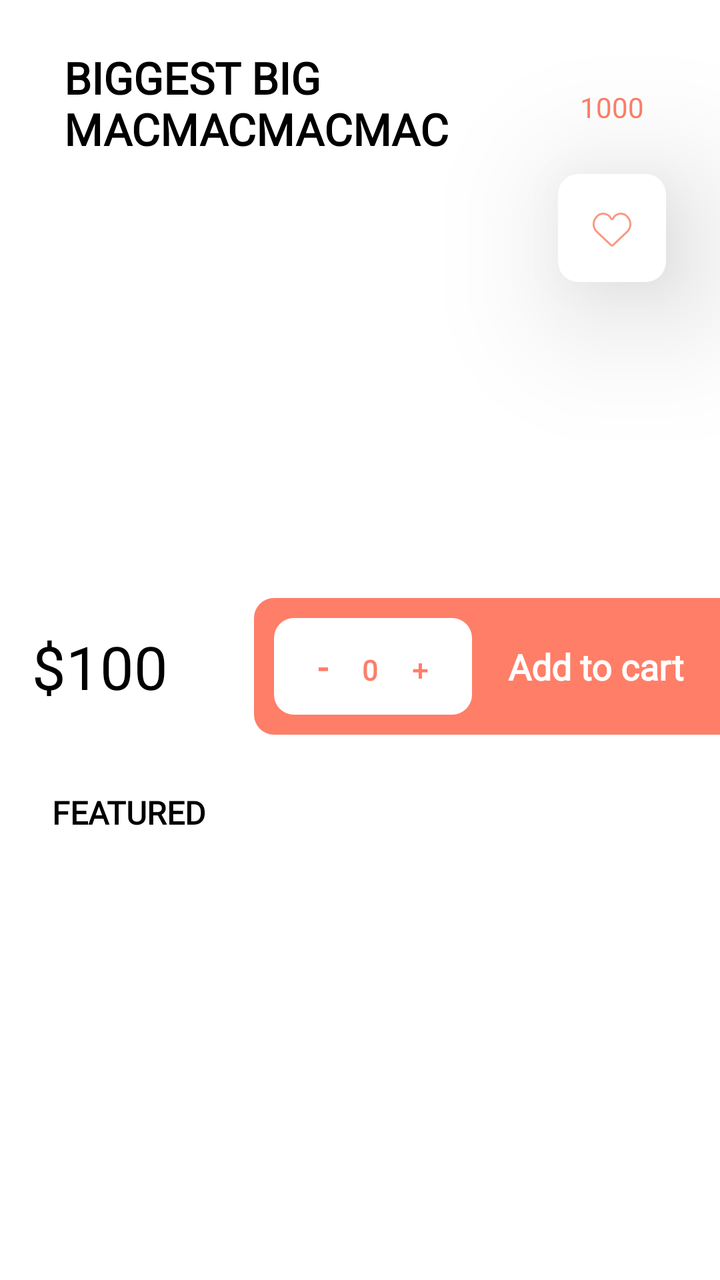
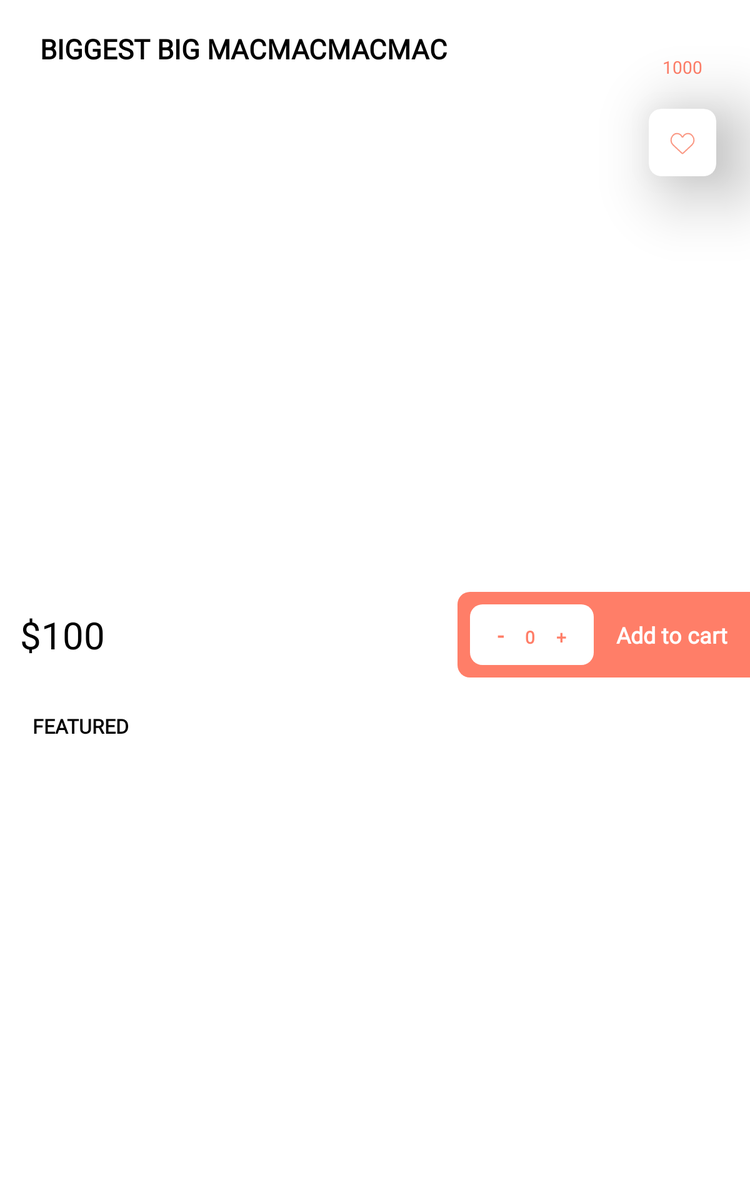

The same Android screen from two of the app's own layout files: first res/layout/ as a phone draws it, then the repository's variant for another configuration, drawn on a device whose configuration selects that folder. Both files follow.
<!-- AndroidManifest.xml: application theme Theme.PodiiOne -->
<!-- res/layout/fragment_details.xml -->
<?xml version="1.0" encoding="utf-8"?>
<androidx.constraintlayout.widget.ConstraintLayout xmlns:android="http://schemas.android.com/apk/res/android"
    xmlns:app="http://schemas.android.com/apk/res-auto"
    xmlns:tools="http://schemas.android.com/tools"
    android:layout_width="match_parent"
    android:layout_height="match_parent"
    tools:context=".DetailsFragment">

    <TextView
        android:id="@+id/title_text"
        android:layout_width="0dp"
        android:layout_height="wrap_content"
        android:layout_marginStart="32dp"
        android:layout_marginTop="24dp"
        android:fontFamily="@font/outfit_regular"
        android:textAllCaps="true"
        android:textColor="?attr/colorOnSurface"
        android:textSize="22dp"
        android:textStyle="bold"
        app:layout_constraintEnd_toStartOf="@+id/guideline"
        app:layout_constraintStart_toStartOf="parent"
        app:layout_constraintTop_toTopOf="parent"
        tools:text="BIGGEST BIG MACMACMACMAC" />

    <ImageView
        android:id="@+id/meal_image"
        android:layout_width="200dp"
        android:layout_height="200dp"
        android:layout_marginTop="8dp"
        android:padding="10dp"
        android:scaleType="fitXY"
        android:src="@drawable/big_mac"
        app:layout_constraintEnd_toStartOf="@+id/guideline"
        app:layout_constraintStart_toStartOf="parent"
        app:layout_constraintTop_toBottomOf="@+id/title_text" />

    <TextView
        android:id="@+id/meal_price_text"
        android:layout_width="wrap_content"
        android:layout_height="wrap_content"
        android:layout_marginStart="8dp"
        android:layout_marginTop="18dp"
        android:fontFamily="@font/outfit_regular"
        android:padding="8dp"
        android:textColor="?attr/colorOnSurface"
        android:textSize="30dp"
        app:layout_constraintStart_toStartOf="parent"
        app:layout_constraintTop_toBottomOf="@+id/meal_image"
        tools:text="$100" />

    <TextView
        android:id="@+id/feature_text"
        android:layout_width="wrap_content"
        android:layout_height="wrap_content"
        android:layout_marginStart="16dp"
        android:layout_marginTop="24dp"
        android:fontFamily="@font/outfit_regular"
        android:padding="10dp"
        android:text="Featured"
        android:textAllCaps="true"
        android:textColor="?attr/colorOnSurface"
        android:textSize="16dp"
        android:textStyle="bold"
        app:layout_constraintStart_toStartOf="parent"
        app:layout_constraintTop_toBottomOf="@+id/meal_price_text" />

    <ImageView
        android:id="@+id/favorite_img"
        android:layout_width="wrap_content"
        android:layout_height="wrap_content"
        android:layout_marginTop="24dp"
        android:background="@drawable/search_background"
        android:backgroundTint="@color/white"
        android:clickable="true"
        android:clipToOutline="true"
        android:elevation="40dp"
        android:padding="15dp"
        android:scaleType="fitXY"
        android:src="@drawable/favorite_colored"
        app:layout_constraintEnd_toEndOf="@+id/cart_img"
        app:layout_constraintStart_toStartOf="@+id/cart_img"
        app:layout_constraintTop_toBottomOf="@+id/cart_img" />


    <androidx.constraintlayout.widget.ConstraintLayout
        android:id="@+id/cart_img"
        android:layout_width="wrap_content"
        android:layout_height="wrap_content"
        android:layout_marginEnd="32dp"
        app:layout_constraintEnd_toEndOf="parent"
        android:background="?android:attr/selectableItemBackgroundBorderless"
        android:clickable="true"
        android:focusable="true"
        app:layout_constraintTop_toTopOf="parent">


        <ImageView
            android:id="@+id/imageView"
            android:layout_width="wrap_content"
            android:layout_height="wrap_content"
            android:background="@drawable/image_background"
            android:backgroundTint="@color/salmon"
            android:clipToOutline="true"
            android:padding="10dp"
            android:scaleType="fitXY"
            android:src="@drawable/shopping_cart_white"
            app:layout_constraintEnd_toEndOf="parent"
            app:layout_constraintStart_toStartOf="parent"
            app:layout_constraintTop_toTopOf="parent" />

        <TextView
            android:id="@+id/badge_text"
            android:layout_width="wrap_content"
            android:layout_height="wrap_content"
            android:fontFamily="@font/outfit_regular"
            android:textAlignment="center"
            android:textColor="@color/salmon"
            app:layout_constraintBottom_toBottomOf="parent"
            app:layout_constraintEnd_toEndOf="@id/imageView"
            app:layout_constraintStart_toStartOf="@+id/imageView"
            app:layout_constraintTop_toBottomOf="@id/imageView"
            android:text="1000" />
    </androidx.constraintlayout.widget.ConstraintLayout>
    
    <androidx.constraintlayout.widget.ConstraintLayout
        android:id="@+id/add_to_cart_holder"
        android:layout_width="wrap_content"
        android:layout_height="wrap_content"
        android:background="@drawable/search_background_cut"
        android:backgroundTint="@color/salmon"
        app:layout_constraintBottom_toBottomOf="@+id/meal_price_text"
        app:layout_constraintEnd_toEndOf="parent"
        app:layout_constraintTop_toTopOf="@+id/meal_price_text">

        <LinearLayout
            android:id="@+id/category_holder"
            android:layout_width="match_parent"
            android:layout_height="wrap_content"
            android:layout_margin="10dp"
            android:background="@drawable/search_background"
            android:backgroundTint="?attr/colorSurface"
            app:layout_constraintBottom_toBottomOf="parent"
            app:layout_constraintStart_toStartOf="parent"
            app:layout_constraintTop_toTopOf="parent">

            <TextView
                android:id="@+id/substract_text_btn"
                android:layout_width="wrap_content"
                android:layout_height="wrap_content"
                android:layout_marginStart="10dp"
                android:background="?android:attr/selectableItemBackground"
                android:clickable="true"
                android:focusable="true"
                android:fontFamily="@font/outfit_regular"
                android:padding="12dp"
                android:text="-"
                android:textColor="@color/salmon"
                android:textSize="18dp"
                android:textStyle="bold" />

            <TextView
                android:id="@+id/item_count_text"
                android:layout_width="wrap_content"
                android:layout_height="wrap_content"
                android:fontFamily="@font/outfit_regular"
                android:padding="5dp"
                android:text="0"
                android:textAllCaps="true"
                android:textColor="@color/salmon"
                android:textStyle="bold" />

            <TextView
                android:id="@+id/addition_text_btn"
                android:layout_width="wrap_content"
                android:layout_height="wrap_content"
                android:layout_marginEnd="10dp"
                android:background="?android:attr/selectableItemBackground"
                android:clickable="true"
                android:focusable="true"
                android:fontFamily="@font/outfit_regular"
                android:padding="12dp"
                android:text="+"
                android:textColor="@color/salmon"
                android:textStyle="bold" />
        </LinearLayout>

        <TextView
            android:id="@+id/add_text"
            android:layout_width="wrap_content"
            android:layout_height="wrap_content"
            android:layout_marginStart="8dp"
            android:layout_marginEnd="8dp"
            android:background="?android:attr/selectableItemBackground"
            android:clickable="true"
            android:focusable="true"
            android:fontFamily="@font/outfit_regular"
            android:padding="10dp"
            android:text="Add to cart"
            android:textColor="?attr/colorSurface"
            android:textSize="18dp"
            android:textStyle="bold"
            app:layout_constraintBottom_toBottomOf="parent"
            app:layout_constraintEnd_toEndOf="parent"
            app:layout_constraintStart_toEndOf="@id/category_holder"
            app:layout_constraintTop_toTopOf="parent" />

    </androidx.constraintlayout.widget.ConstraintLayout>

    <androidx.recyclerview.widget.RecyclerView
        android:id="@+id/feature_items_recycler_view"
        android:layout_width="match_parent"
        android:layout_height="0dp"
        android:layout_marginBottom="8dp"
        android:orientation="horizontal"
        app:layoutManager="androidx.recyclerview.widget.GridLayoutManager"
        app:layout_constraintBottom_toBottomOf="parent"
        app:layout_constraintEnd_toEndOf="parent"
        app:layout_constraintStart_toStartOf="parent"
        app:layout_constraintTop_toBottomOf="@+id/feature_text"
        app:spanCount="2"
        tools:itemCount="11"
        tools:listitem="@layout/detail_item_viewholder" />

    <androidx.constraintlayout.widget.Guideline
        android:id="@+id/guideline"
        android:layout_width="wrap_content"
        android:layout_height="wrap_content"
        android:orientation="vertical"
        app:layout_constraintGuide_begin="296dp" />

</androidx.constraintlayout.widget.ConstraintLayout>
<!-- res/layout/detail_item_viewholder.xml (included above) -->
<?xml version="1.0" encoding="utf-8"?>
<androidx.constraintlayout.widget.ConstraintLayout xmlns:android="http://schemas.android.com/apk/res/android"
    xmlns:app="http://schemas.android.com/apk/res-auto"
    xmlns:tools="http://schemas.android.com/tools"
    android:layout_width="match_parent"
    android:layout_height="wrap_content"
    android:layout_marginHorizontal="10dp"
    android:layout_marginVertical="5dp"
    android:background="@drawable/search_background"
    android:backgroundTint="@color/lavender_blush"
    android:clipToOutline="true">

    <androidx.constraintlayout.widget.ConstraintLayout
        android:id="@+id/holder"
        android:layout_width="match_parent"
        android:layout_height="match_parent"
        android:background="?android:attr/selectableItemBackground"
        android:clickable="true"
        android:focusable="true"
        app:layout_constraintBottom_toBottomOf="parent"
        app:layout_constraintEnd_toEndOf="parent"
        app:layout_constraintStart_toStartOf="parent"
        app:layout_constraintTop_toTopOf="parent">

        <androidx.constraintlayout.widget.ConstraintLayout
            android:id="@+id/image_holder"
            android:layout_width="wrap_content"
            android:layout_height="wrap_content"
            android:layout_margin="20dp"
            android:background="@drawable/search_background"
            android:backgroundTint="@color/uranian_blue"
            android:clipToOutline="true"
            app:layout_constraintBottom_toBottomOf="parent"
            app:layout_constraintStart_toStartOf="parent"
            app:layout_constraintTop_toTopOf="parent">

            <ImageView
                android:id="@+id/meal_image"
                android:layout_width="70dp"
                android:layout_height="70dp"
                android:background="@drawable/search_background"
                android:backgroundTint="@color/light_salmon"
                android:clipToOutline="true"
                android:padding="5dp"
                android:scaleType="fitXY"
                android:src="@drawable/big_mac"
                app:layout_constraintEnd_toEndOf="parent"
                app:layout_constraintStart_toStartOf="parent"
                app:layout_constraintTop_toTopOf="parent" />
        </androidx.constraintlayout.widget.ConstraintLayout>

        <com.google.android.material.textview.MaterialTextView
            android:id="@+id/meal_title_text"
            android:layout_width="0dp"
            android:layout_height="wrap_content"
            android:layout_marginStart="32dp"
            android:layout_marginEnd="32dp"
            android:fontFamily="@font/outfit_regular"
            android:textColor="?attr/colorOnSurface"
            android:textSize="17dp"
            android:textStyle="bold"
            app:layout_constraintBottom_toTopOf="@+id/meal_price_text"
            app:layout_constraintEnd_toEndOf="parent"
            app:layout_constraintStart_toEndOf="@+id/image_holder"
            app:layout_constraintTop_toTopOf="@+id/image_holder"
            tools:text="A delicious big mac" />

        <com.google.android.material.textview.MaterialTextView
            android:id="@+id/meal_price_text"
            android:layout_width="wrap_content"
            android:layout_height="wrap_content"
            android:layout_marginBottom="24dp"
            android:fontFamily="@font/outfit_regular"
            android:text="$200"
            android:textColor="@color/salmon"
            android:textStyle="bold"
            app:layout_constraintBottom_toBottomOf="parent"
            app:layout_constraintStart_toStartOf="@+id/meal_title_text" />
    </androidx.constraintlayout.widget.ConstraintLayout>
</androidx.constraintlayout.widget.ConstraintLayout>
<!-- resources referenced by this layout -->
<resources>
  <color name="lavender_blush">#FBEDF5</color>
  <color name="light_salmon">#FA9884</color>
  <color name="salmon">#FF7E68</color>
  <color name="uranian_blue">#C4E3FE</color>
  <color name="white">#FFFFFFFF</color>
  <!-- drawable favorite_colored (drawable) -->
  <vector xmlns:android="http://schemas.android.com/apk/res/android"
      android:width="24dp"
      android:height="24dp"
      android:viewportWidth="24"
      android:viewportHeight="24">
    <path
        android:strokeWidth="1"
        android:pathData="M4.451,13.908L11.403,20.44C11.643,20.664 11.762,20.777 11.904,20.805C11.967,20.817 12.033,20.817 12.096,20.805C12.238,20.777 12.357,20.664 12.597,20.44L19.549,13.908C21.506,12.071 21.743,9.047 20.098,6.926L19.788,6.527C17.82,3.991 13.87,4.416 12.487,7.314C12.291,7.723 11.709,7.723 11.513,7.314C10.13,4.416 6.18,3.991 4.212,6.527L3.902,6.926C2.257,9.047 2.494,12.071 4.451,13.908Z"
        android:fillColor="#00000000"
        android:strokeColor="#FA9884"/>
  </vector>
  <!-- drawable search_background (drawable) -->
  <?xml version="1.0" encoding="utf-8"?>
  <shape xmlns:android="http://schemas.android.com/apk/res/android">
      <corners android:radius="10dp"/>
      <solid android:color="@color/anti_flash_white"/>
  </shape>
  <!-- drawable search_background_cut (drawable) -->
  <?xml version="1.0" encoding="utf-8"?>
  <shape xmlns:android="http://schemas.android.com/apk/res/android">
      <corners
          android:bottomLeftRadius="10dp"
          android:topLeftRadius="10dp"
          />
      <solid android:color="@color/anti_flash_white"/>
  </shape>
  <style name="Theme.PodiiOne" parent="Theme.MaterialComponents.DayNight.NoActionBar">
          
          <item name="colorPrimary">@color/purple_500</item>
          <item name="colorPrimaryVariant">@color/purple_700</item>
          <item name="colorOnPrimary">@color/white</item>
          
          <item name="colorSecondary">@color/teal_200</item>
          <item name="colorSecondaryVariant">@color/teal_700</item>
          <item name="colorOnSecondary">@color/black</item>
          
  
          <item name="android:statusBarColor">@color/salmon</item>
          
          <item name="drawerArrowStyle">@style/DrawerArrowStyle</item>
          <item name="actionOverflowButtonStyle">@style/ActionButtonOverflow</item>
          <item name="materialAlertDialogTheme">@style/CustomAlertTheme</item>
  
  
      </style>
  <color name="anti_flash_white">#EDEDED</color>
  <color name="purple_500">#FF6200EE</color>
  <color name="purple_700">#FF3700B3</color>
  <color name="teal_200">#FF03DAC5</color>
  <color name="teal_700">#FF018786</color>
  <color name="black">#FF000000</color>
  <style name="DrawerArrowStyle" parent="@style/Widget.AppCompat.DrawerArrowToggle">
          <item name="spinBars">true</item>
          <item name="color">@android:color/black</item>
      </style>
  <style name="ActionButtonOverflow" parent="@style/Widget.AppCompat.ActionButton.Overflow">
          <item name="android:tint">@color/black</item>
      </style>
  <style name="CustomAlertTheme" parent="@style/ThemeOverlay.MaterialComponents.Dialog.Alert">
          <item name="buttonBarNegativeButtonStyle">@style/AlertNegativeButton</item>
          <item name="buttonBarPositiveButtonStyle">@style/AlertPositiveButton</item>
      </style>
  <style name="AlertNegativeButton" parent="@style/Widget.MaterialComponents.Button.TextButton.Dialog">
          <item name="android:textColor">@color/salmon</item>
      </style>
  <style name="AlertPositiveButton" parent="@style/Widget.MaterialComponents.Button.TextButton.Dialog">
          <item name="android:textColor">@color/salmon</item>
      </style>
</resources>
<!-- res/layout-sw600dp/fragment_details.xml (the repository's variant of the layout above) -->
<!-- drawn on a 7-inch tablet held upright -->
<?xml version="1.0" encoding="utf-8"?>
<androidx.constraintlayout.widget.ConstraintLayout xmlns:android="http://schemas.android.com/apk/res/android"
    xmlns:app="http://schemas.android.com/apk/res-auto"
    xmlns:tools="http://schemas.android.com/tools"
    android:layout_width="match_parent"
    android:layout_height="match_parent"
    tools:context=".DetailsFragment">

    <TextView
        android:id="@+id/title_text"
        android:layout_width="0dp"
        android:layout_height="wrap_content"
        android:layout_marginStart="32dp"
        android:layout_marginTop="24dp"
        android:fontFamily="@font/outfit_regular"
        android:textAllCaps="true"
        android:textColor="?attr/colorOnSurface"
        android:textSize="22dp"
        android:textStyle="bold"
        app:layout_constraintStart_toStartOf="parent"
        app:layout_constraintTop_toTopOf="parent"
        tools:text="BIGGEST BIG MACMACMACMAC" />

    <ImageView
        android:id="@+id/meal_image"
        android:layout_width="400dp"
        android:layout_height="400dp"
        android:layout_marginTop="8dp"
        android:padding="10dp"
        android:scaleType="fitXY"
        android:src="@drawable/big_mac"
        app:layout_constraintEnd_toEndOf="parent"
        app:layout_constraintStart_toStartOf="parent"
        app:layout_constraintTop_toBottomOf="@+id/title_text" />

    <TextView
        android:id="@+id/meal_price_text"
        android:layout_width="wrap_content"
        android:layout_height="wrap_content"
        android:layout_marginStart="8dp"
        android:layout_marginTop="18dp"
        android:fontFamily="@font/outfit_regular"
        android:padding="8dp"
        android:textColor="?attr/colorOnSurface"
        android:textSize="30dp"
        app:layout_constraintStart_toStartOf="parent"
        app:layout_constraintTop_toBottomOf="@+id/meal_image"
        tools:text="$100" />

    <TextView
        android:id="@+id/feature_text"
        android:layout_width="wrap_content"
        android:layout_height="wrap_content"
        android:layout_marginStart="16dp"
        android:layout_marginTop="24dp"
        android:fontFamily="@font/outfit_regular"
        android:padding="10dp"
        android:text="Featured"
        android:textAllCaps="true"
        android:textColor="?attr/colorOnSurface"
        android:textSize="16dp"
        android:textStyle="bold"
        app:layout_constraintStart_toStartOf="parent"
        app:layout_constraintTop_toBottomOf="@+id/meal_price_text" />

    <ImageView
        android:id="@+id/favorite_img"
        android:layout_width="wrap_content"
        android:layout_height="wrap_content"
        android:layout_marginTop="24dp"
        android:background="@drawable/search_background"
        android:backgroundTint="@color/white"
        android:clickable="true"
        android:clipToOutline="true"
        android:elevation="40dp"
        android:padding="15dp"
        android:scaleType="fitXY"
        android:src="@drawable/favorite_colored"
        app:layout_constraintEnd_toEndOf="@+id/cart_img"
        app:layout_constraintStart_toStartOf="@+id/cart_img"
        app:layout_constraintTop_toBottomOf="@+id/cart_img" />


    <androidx.constraintlayout.widget.ConstraintLayout
        android:id="@+id/cart_img"
        android:layout_width="wrap_content"
        android:layout_height="wrap_content"
        android:layout_marginEnd="32dp"
        app:layout_constraintEnd_toEndOf="parent"
        android:background="?android:attr/selectableItemBackgroundBorderless"
        android:clickable="true"
        android:focusable="true"
        app:layout_constraintTop_toTopOf="parent">


        <ImageView
            android:id="@+id/imageView"
            android:layout_width="wrap_content"
            android:layout_height="wrap_content"
            android:background="@drawable/image_background"
            android:backgroundTint="@color/salmon"
            android:clipToOutline="true"
            android:padding="10dp"
            android:scaleType="fitXY"
            android:src="@drawable/shopping_cart_white"
            app:layout_constraintEnd_toEndOf="parent"
            app:layout_constraintStart_toStartOf="parent"
            app:layout_constraintTop_toTopOf="parent" />

        <TextView
            android:id="@+id/badge_text"
            android:layout_width="wrap_content"
            android:layout_height="wrap_content"
            android:fontFamily="@font/outfit_regular"
            android:textAlignment="center"
            android:textColor="@color/salmon"
            app:layout_constraintBottom_toBottomOf="parent"
            app:layout_constraintEnd_toEndOf="@id/imageView"
            app:layout_constraintStart_toStartOf="@+id/imageView"
            app:layout_constraintTop_toBottomOf="@id/imageView"
            android:text="1000" />
    </androidx.constraintlayout.widget.ConstraintLayout>
    
    <androidx.constraintlayout.widget.ConstraintLayout
        android:id="@+id/add_to_cart_holder"
        android:layout_width="wrap_content"
        android:layout_height="wrap_content"
        android:background="@drawable/search_background_cut"
        android:backgroundTint="@color/salmon"
        app:layout_constraintBottom_toBottomOf="@+id/meal_price_text"
        app:layout_constraintEnd_toEndOf="parent"
        app:layout_constraintTop_toTopOf="@+id/meal_price_text">

        <LinearLayout
            android:id="@+id/category_holder"
            android:layout_width="match_parent"
            android:layout_height="wrap_content"
            android:layout_margin="10dp"
            android:background="@drawable/search_background"
            android:backgroundTint="?attr/colorSurface"
            app:layout_constraintBottom_toBottomOf="parent"
            app:layout_constraintStart_toStartOf="parent"
            app:layout_constraintTop_toTopOf="parent">

            <TextView
                android:id="@+id/substract_text_btn"
                android:layout_width="wrap_content"
                android:layout_height="wrap_content"
                android:layout_marginStart="10dp"
                android:background="?android:attr/selectableItemBackground"
                android:clickable="true"
                android:focusable="true"
                android:fontFamily="@font/outfit_regular"
                android:padding="12dp"
                android:text="-"
                android:textColor="@color/salmon"
                android:textSize="18dp"
                android:textStyle="bold" />

            <TextView
                android:id="@+id/item_count_text"
                android:layout_width="wrap_content"
                android:layout_height="wrap_content"
                android:fontFamily="@font/outfit_regular"
                android:padding="5dp"
                android:text="0"
                android:textAllCaps="true"
                android:textColor="@color/salmon"
                android:textStyle="bold" />

            <TextView
                android:id="@+id/addition_text_btn"
                android:layout_width="wrap_content"
                android:layout_height="wrap_content"
                android:layout_marginEnd="10dp"
                android:background="?android:attr/selectableItemBackground"
                android:clickable="true"
                android:focusable="true"
                android:fontFamily="@font/outfit_regular"
                android:padding="12dp"
                android:text="+"
                android:textColor="@color/salmon"
                android:textStyle="bold" />
        </LinearLayout>

        <TextView
            android:id="@+id/add_text"
            android:layout_width="wrap_content"
            android:layout_height="wrap_content"
            android:layout_marginStart="8dp"
            android:layout_marginEnd="8dp"
            android:background="?android:attr/selectableItemBackground"
            android:clickable="true"
            android:focusable="true"
            android:fontFamily="@font/outfit_regular"
            android:padding="10dp"
            android:text="Add to cart"
            android:textColor="?attr/colorSurface"
            android:textSize="18dp"
            android:textStyle="bold"
            app:layout_constraintBottom_toBottomOf="parent"
            app:layout_constraintEnd_toEndOf="parent"
            app:layout_constraintStart_toEndOf="@id/category_holder"
            app:layout_constraintTop_toTopOf="parent" />

    </androidx.constraintlayout.widget.ConstraintLayout>

    <androidx.recyclerview.widget.RecyclerView
        android:id="@+id/feature_items_recycler_view"
        android:layout_width="match_parent"
        android:layout_height="0dp"
        android:layout_marginBottom="8dp"
        app:layoutManager="androidx.recyclerview.widget.LinearLayoutManager"
        app:layout_constraintBottom_toBottomOf="parent"
        app:layout_constraintEnd_toEndOf="parent"
        app:layout_constraintStart_toStartOf="parent"
        app:layout_constraintTop_toBottomOf="@+id/feature_text"
        tools:itemCount="11"
        tools:listitem="@layout/detail_item_viewholder" />

  
</androidx.constraintlayout.widget.ConstraintLayout>
